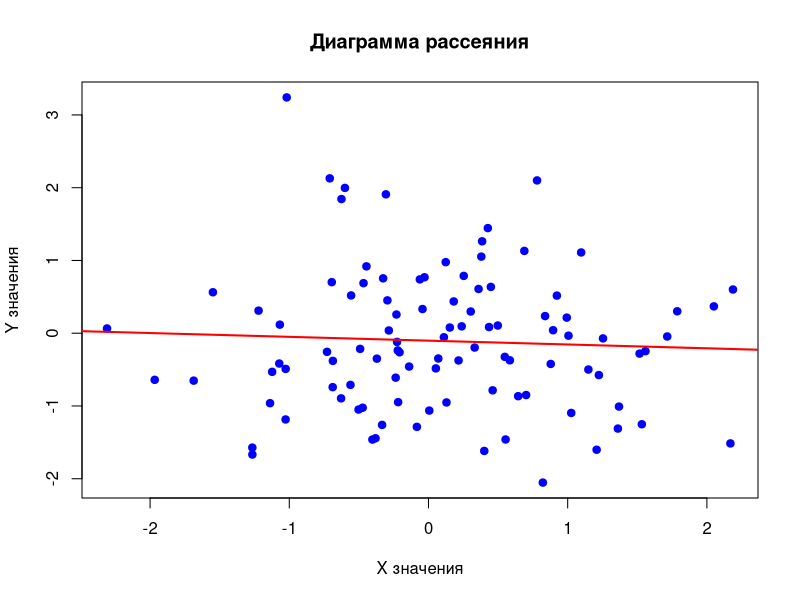

Recreate this plot in R.
# Скрипт R для построения диаграммы рассеяния
# Генерация случайных данных
set.seed(123)  # Для воспроизводимости
x <- rnorm(100)
y <- rnorm(100)

# Создание диаграммы рассеяния
plot(x, y, 
     main="Диаграмма рассеяния", 
     xlab="X значения", 
     ylab="Y значения", 
     pch=19,  # Тип точки
     col="blue"  # Цвет точек
)

# Добавление линии тренда (необязательно)
abline(lm(y~x), col="red", lwd=2)
